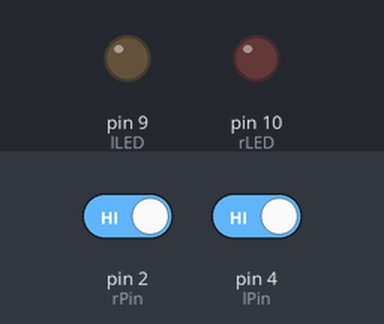
Simulated run of this sketch. Board: Arduino Uno, built with avr-gcc and run on an emulated ATmega328P. On the bench: output pins drawn as LEDs (lit = HIGH). Inputs (shaded band) come from the test bench; at power-on: pin 2 (rPin) HIGH, pin 4 (lPin) HIGH.

Above: at 1.2 s.
1.3 s: pin 2 (rPin) driven LOW
At 1.6 s:
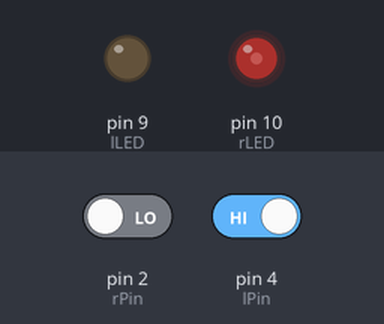
2.8 s: pin 4 (lPin) driven LOW
At 3.5 s:
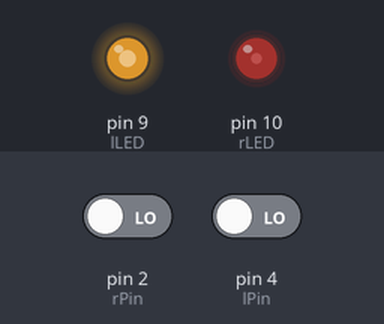
4.3 s: pin 2 (rPin) driven HIGH
At 5.1 s:
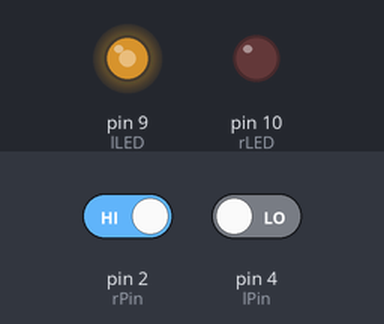
5.8 s: pin 4 (lPin) driven HIGH
At 7.0 s:
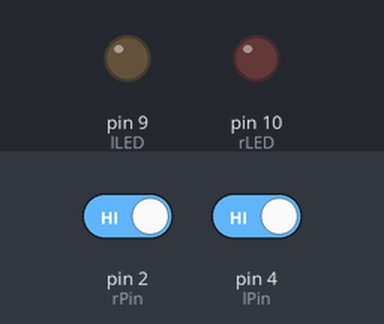
7.3 s: pin 2 (rPin) driven LOW
At 8.5 s:
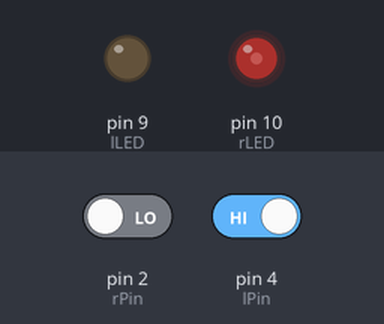
8.8 s: pin 4 (lPin) driven LOW
At 9.3 s:
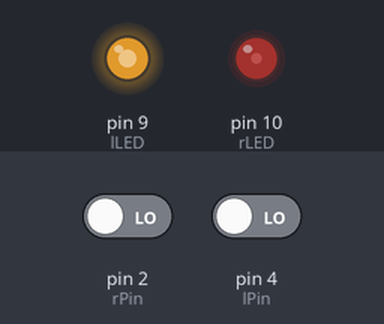
Timing chart, 0 to 11.3 s (numbered marks = the images above; inputs shaded):
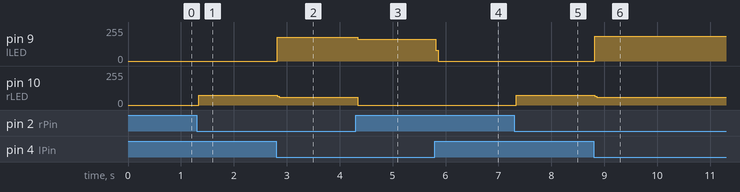

Measured:
- after the input at 1.3 s, pin 10 (rLED): 0/255 → 73/255 at once
- after the input at 2.8 s, pin 9 (lLED): 0/255 → 177/255 at once; pin 10 (rLED): 73/255 → 59/255 at once
- after the input at 4.3 s, pin 9 (lLED): 177/255 → 165/255 at once; pin 10 (rLED): 59/255 → 0/255 at once
- after the input at 5.8 s, pin 9 (lLED): 165/255 → 0/255 at once
- after the input at 7.3 s, pin 10 (rLED): 0/255 → 73/255 at once
- after the input at 8.8 s, pin 9 (lLED): 0/255 → 186/255 at once; pin 10 (rLED): 73/255 → 59/255 at once

The sketch:

Project_4.ino
```cpp
// IR Line Tracking Sensing
// Purpose: Use the TCRT5000 IR Sensor to determine the current status within the path boundaries (black tape = path)

// IR sensor pins (r = right, m = middle, l = left)
int rPin = 2;
int mPin = 3;
int lPin = 4;

// LED pins (r = right, l = left)
int rLED = 10;
int lLED = 9;


void setup() {

  // Setting up pin modes

  // IR Sensor (INPUTS)
  pinMode(lPin, INPUT);
  pinMode(mPin, INPUT);
  pinMode(rPin, INPUT);

  // LEDs (OUTPUTS)
  pinMode(rLED, OUTPUT);
  pinMode(lLED, OUTPUT);

}

void loop() {

  // LEDS are turned off if nothing is detected.
  digitalWrite(rLED, LOW);
  digitalWrite(lLED, LOW);

  // Check if the left IR sensor is detecting the black tape (NO IR LIGHT DETECTED) -> LED turns on if true
  if (digitalRead(lPin) == LOW)
  {
    digitalWrite(lLED, HIGH);
  }

  // Check if the right IR sensor is detecting the black tape (NO IR LIGHT DETECTED) -> LED turns on if true
  if (digitalRead(rPin) == LOW)
  {
    digitalWrite(rLED, HIGH);
  }
}
```
